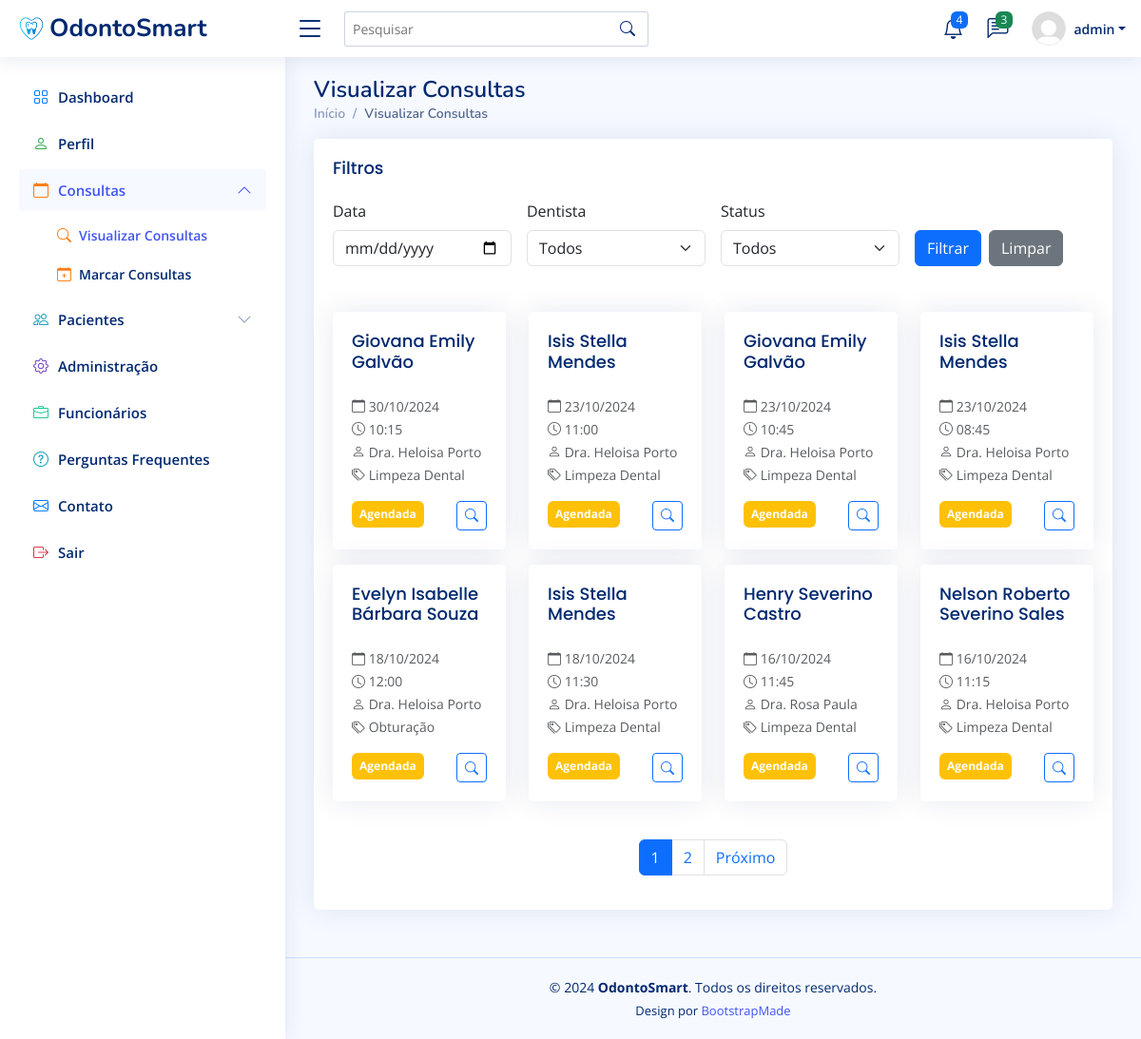
The page /visualizar-consultas/ (signed in) on the database as committed earlier.
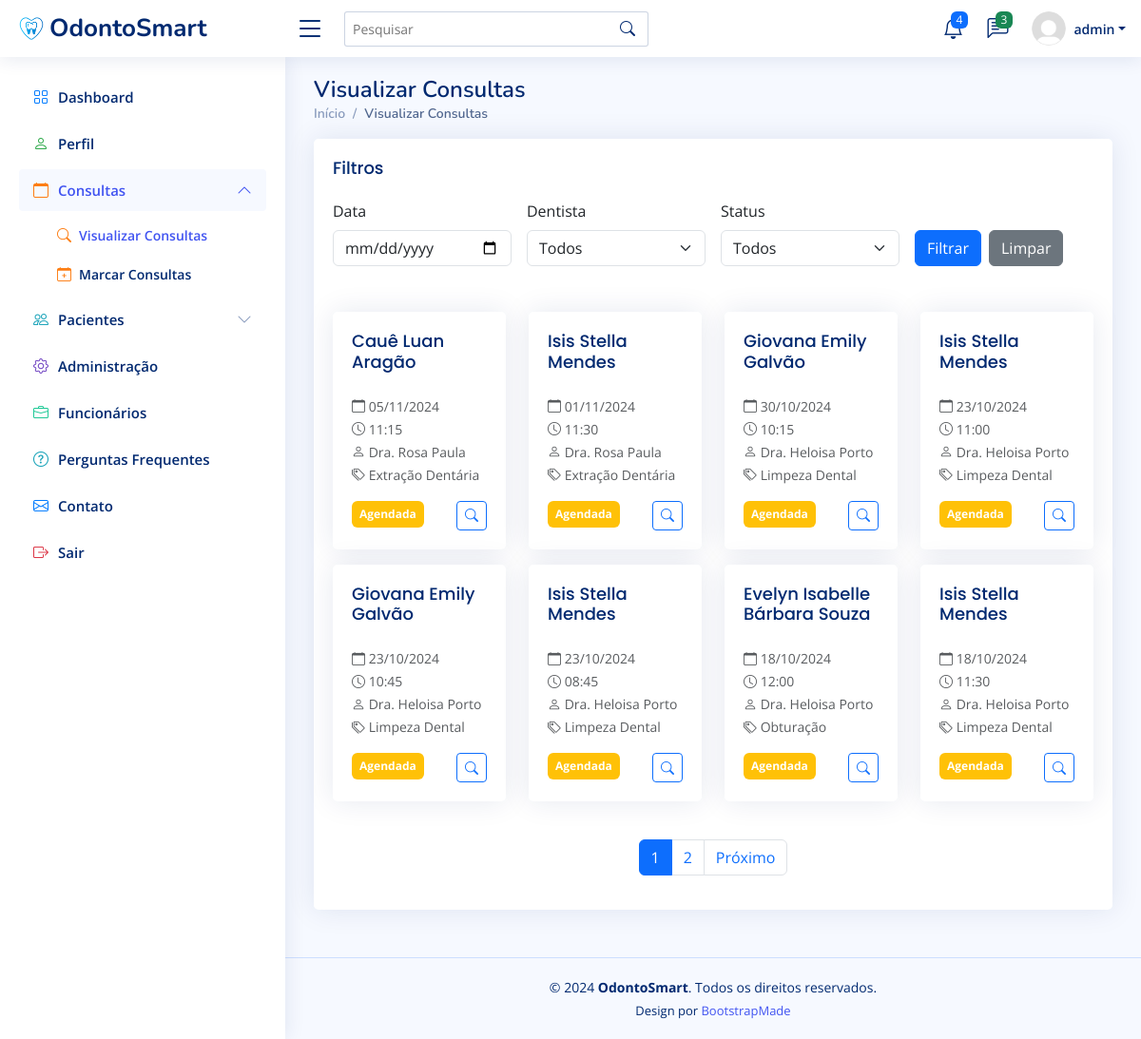
The same page on the database as committed later.
### clinicaMedica/models.py (models this page shows, shortened)
class Consulta(models.Model):
    data_hora = models.DateTimeField(verbose_name="Data e Hora", blank=False)
    status = models.CharField(max_length=20)
    paciente = models.ForeignKey(Paciente, on_delete=models.CASCADE)
    medico_dentista = models.ForeignKey(Dentista, on_delete=models.CASCADE)
    servico = models.ForeignKey(Servico, on_delete=models.CASCADE)
    class Meta:
        unique_together = ('data_hora', 'medico_dentista')

class Paciente(models.Model):
    cpf = models.CharField(max_length=14, unique=True)
    nome = models.CharField(max_length=50, blank=False)
    email = models.EmailField(unique=True, blank=False)
    telefone = models.CharField(max_length=50, blank=False)
    endereco = models.CharField(max_length=50, blank=False)
    data_de_nascimento = models.DateField(verbose_name="Data de Nascimento", blank=False)
    sexo = models.CharField(max_length=9, blank=False)
    estado = models.CharField(max_length=50, blank=False)
    cep = models.CharField(max_length=9, blank=True)
    date_joined = models.DateTimeField(verbose_name="Data do Cadastro", default=timezone.now)

class Funcionario(AbstractBaseUser, PermissionsMixin):
    SEXO_CHOICES = [
        ('masculino', 'Masculino'),
        ('feminino', 'Feminino'),
    ]
    cpf = models.CharField(max_length=14, unique=True)
    email = models.EmailField(unique=True, blank=False)
    salario = models.DecimalField(max_digits=10, decimal_places=2)
    cargo = models.CharField(max_length=50)
    nome = models.CharField(max_length=50)
    is_first_login = models.BooleanField(default=True)
    is_staff = models.BooleanField(default=False)
    date_joined = models.DateTimeField(verbose_name="Data de Ingresso", default=timezone.now)
    sexo = models.CharField(max_length=15, choices=SEXO_CHOICES, blank=False)
    objects = FuncionarioManager()
    USERNAME_FIELD = 'email'
    REQUIRED_FIELDS = ['cpf', 'nome', 'cargo', 'salario']
    def first_two_names(self):
        parts = self.nome.split()
        if len(parts) == 1:
            name = self.nome
        elif len(parts) == 2:
            name = f"{parts[0]} {parts[1]}"
        else:
            name = f"{parts[0]} {parts[-1]}"
        if hasattr(self, 'dentista'):
            if self.dentista.sexo == 'masculino':
                return f"Dr. {name}"
            else:
                return f"Dra. {name}"
        return name
    def __str__(self):
        return self.first_two_names()

class Dentista(Funcionario):
    PERIODO_CHOICES = [
        ('matutino', 'Matutino'),
        ('vespertino', 'Vespertino'),
        ('diurno', 'Diurno'),
    ]
    especializacao = models.CharField(max_length=60)
    periodo_trabalho = models.CharField(max_length=10, choices=PERIODO_CHOICES, default='diurno', blank=False)
    cro = models.CharField(max_length=20, blank=False, unique=True, verbose_name="CRO") # numero do registro do conselho regional de odontologia

class Servico(models.Model):
    nome = models.CharField(max_length=40, verbose_name="Serviço", blank=False)
    valor = models.DecimalField(max_digits=10, decimal_places=2)

### clinicaMedica/views.py (the view)
# urls.py: path('visualizar-consultas/', views.visualizar_consultas, name='visualizar_consultas'),
@login_required
def visualizar_consultas(request):
    data = request.GET.get('data')
    dentista_id = request.GET.get('dentista')
    status = request.GET.get('status')
    consultas = Consulta.objects.all().order_by('-data_hora')
    if data:
        data_obj = datetime.strptime(data, '%Y-%m-%d').date()
        consultas = consultas.filter(data_hora__date=data_obj)
    if dentista_id:
        consultas = consultas.filter(medico_dentista_id=dentista_id)
    if status:
        consultas = consultas.filter(status=status)
    paginator = Paginator(consultas, 8)  # 8 consultas por página
    page_number = request.GET.get('page')
    page_obj = paginator.get_page(page_number)
    dentistas = Dentista.objects.all()
    query_params = request.GET.copy()
    query_params.pop('page', True)  # Remover 'page' se existir
    context = {
        'page_obj': page_obj,
        'dentistas': dentistas,
        'selected_date': data,
        'selected_dentista': dentista_id,
        'selected_status': status,
        'query_params': query_params.urlencode(),
    }
    return render(request, 'visualizar-consultas.html', context,)

### clinicaMedica/templates/visualizar-consultas.html (shortened to what the changed rows need)
{% load static %}
<!DOCTYPE html>
<html lang="pt-br">
  <head>
    <link
      href="{% static 'vendor/bootstrap/css/bootstrap.min.css' %}"
      rel="stylesheet"
    />
    <link
      href="{% static 'vendor/bootstrap-icons/bootstrap-icons.css' %}"
      rel="stylesheet"
    />
    <link
      href="{% static 'vendor/boxicons/css/boxicons.min.css' %}"
      rel="stylesheet"
    />
    <link href="{% static 'vendor/quill/quill.snow.css' %}" rel="stylesheet" />
    <link
      href="{% static 'vendor/quill/quill.bubble.css' %}"
      rel="stylesheet"
    />
    <link
      href="{% static 'vendor/remixicon/remixicon.css' %}"
      rel="stylesheet"
    />
    <link
      href="{% static 'vendor/simple-datatables/style.css' %}"
      rel="stylesheet"
    />
    <link href="{% static 'css/style.css' %}" rel="stylesheet" />
  </head>
  <body>
    <main id="main" class="main">
        <div class="pagetitle">
            <h1>Visualizar Consultas</h1>
        </div>
        <section class="section">
            <div class="row">
                <div class="col-12">
                    <div class="card">
                        <div class="card-body">
                            <div class="row">
                                {% if page_obj %}
                                {% for consulta in page_obj %}
                                <div class="col-md-6 col-lg-4 col-xl-3">
                                    <div class="card mb-3">
                                        <div class="card-body">
                                            <h5 class="card-title">
                                                {{ consulta.paciente.nome }}
                                            </h5>
                                            <p class="card-text">
                                                <small class="text-muted">
                                                    <i class="bi bi-calendar"></i> {{ consulta.data_hora|date:"d/m/Y" }}<br>
                                                    <i class="bi bi-clock"></i> {{ consulta.data_hora|time:"H:i" }}<br>
                                                    <i class="bi bi-person"></i> {{ consulta.medico_dentista }}<br>
                                                    <i class="bi bi-tags"></i> {{ consulta.servico.nome }}
                                                </small>
                                            </p>
                                            <div class="d-flex justify-content-between">
                                                <div>
                                                  {% if consulta.status == 'agendada' %}
                                                  <span class="badge bg-warning float-end text-white p-2">Agendada</span>
                                                  {% elif consulta.status == 'concluida' %}
                                                  <span class="badge bg-success float-end text-white p-2">Concluída</span>
                                                  {% else %}
                                                  <span class="badge bg-danger float-end text-white p-2">Cancelada</span>
                                                  {% endif %}
                                                </div>
                                                <button type="button" class="btn btn-sm btn-outline-primary">
                                                    <i class="bi bi-search"></i>
                                                </button>
                                            </div>
                                        </div>
                                    </div>
                                </div>
                                {% endfor %}
                                {% else %}
                                <div class="col-12">
                                    <div class="alert alert-info">
                                        Nenhuma consulta encontrada.
                                    </div>
                                </div>
                                {% endif %}
                            </div>
                            {% if page_obj.has_other_pages %}
                            <nav aria-label="Page navigation" class="mt-4">
                                <ul class="pagination justify-content-center">
                                    {% for num in page_obj.paginator.page_range %}
                                    <li class="page-item {% if page_obj.number == num %}active{% endif %}">
                                        <a class="page-link" href="?page={{ num }}&{{ query_params }}">{{ num }}</a>
                                    </li>
                                    {% endfor %}
                                </ul>
                            </nav>
                            {% endif %}
                        </div>
                    </div>
                </div>
            </div>
        </section>
    </main>
  </body>
</html>

Rows that differ between the two databases and show on the page:
no longer on this page (row unchanged): Consulta: paciente.nome "Henry Severino Castro", data_hora "16/10/2024", data_hora "11:45", medico_dentista "Dra. Rosa Paula", servico.nome "Limpeza Dental", status "Agendada"
no longer on this page (row unchanged): Consulta: paciente.nome "Nelson Roberto Severino Sales", data_hora "16/10/2024", data_hora "11:15", medico_dentista "Dra. Heloisa Porto", servico.nome "Limpeza Dental", status "Agendada"
added Consulta: paciente.nome "Cauê Luan Aragão", data_hora "05/11/2024", data_hora "11:15", medico_dentista "Dra. Rosa Paula", servico.nome "Extração Dentária", status "Agendada"
added Consulta: paciente.nome "Isis Stella Mendes", data_hora "01/11/2024", data_hora "11:30", medico_dentista "Dra. Rosa Paula", servico.nome "Extração Dentária", status "Agendada"
